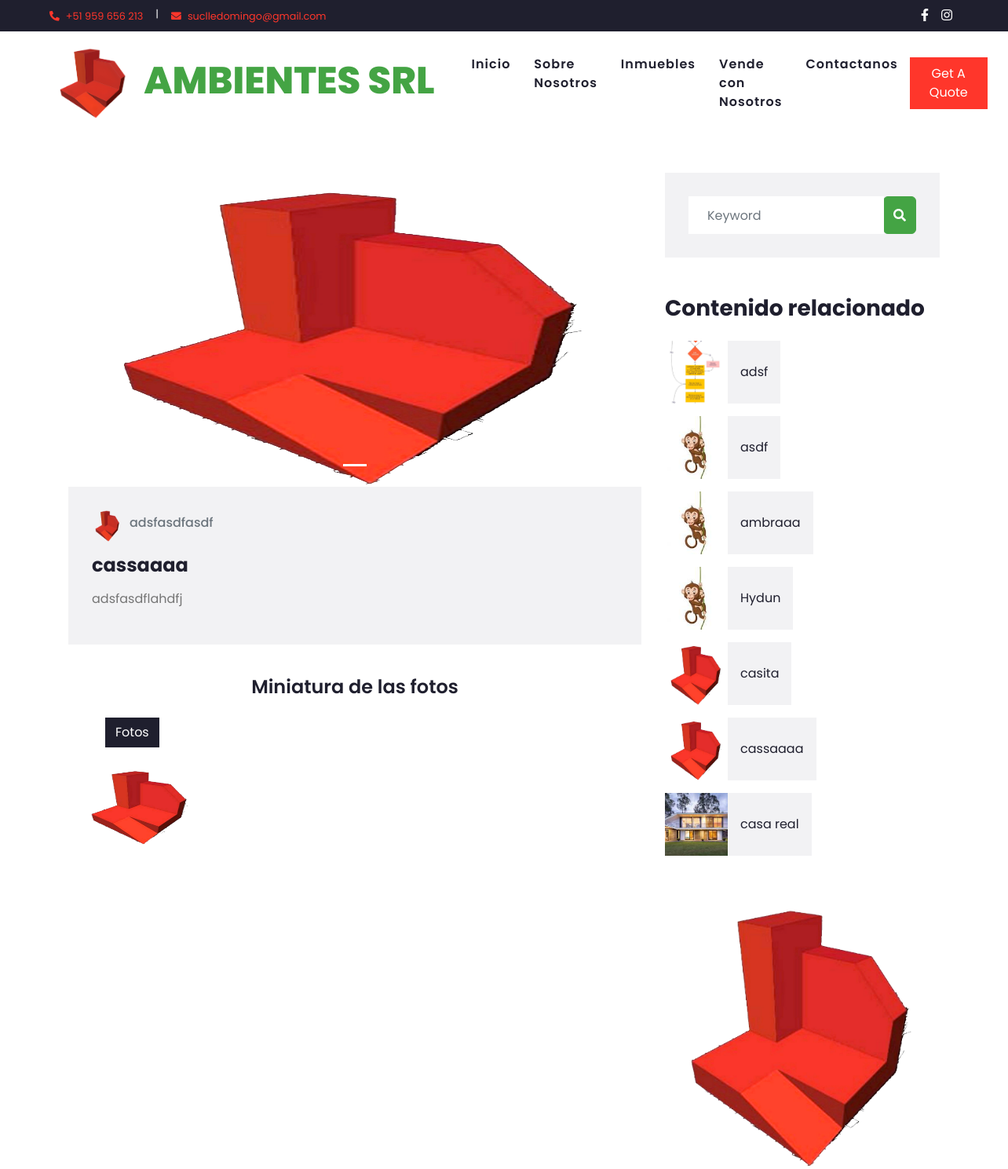
The page /post/6/ (upper part) on the database as committed earlier.
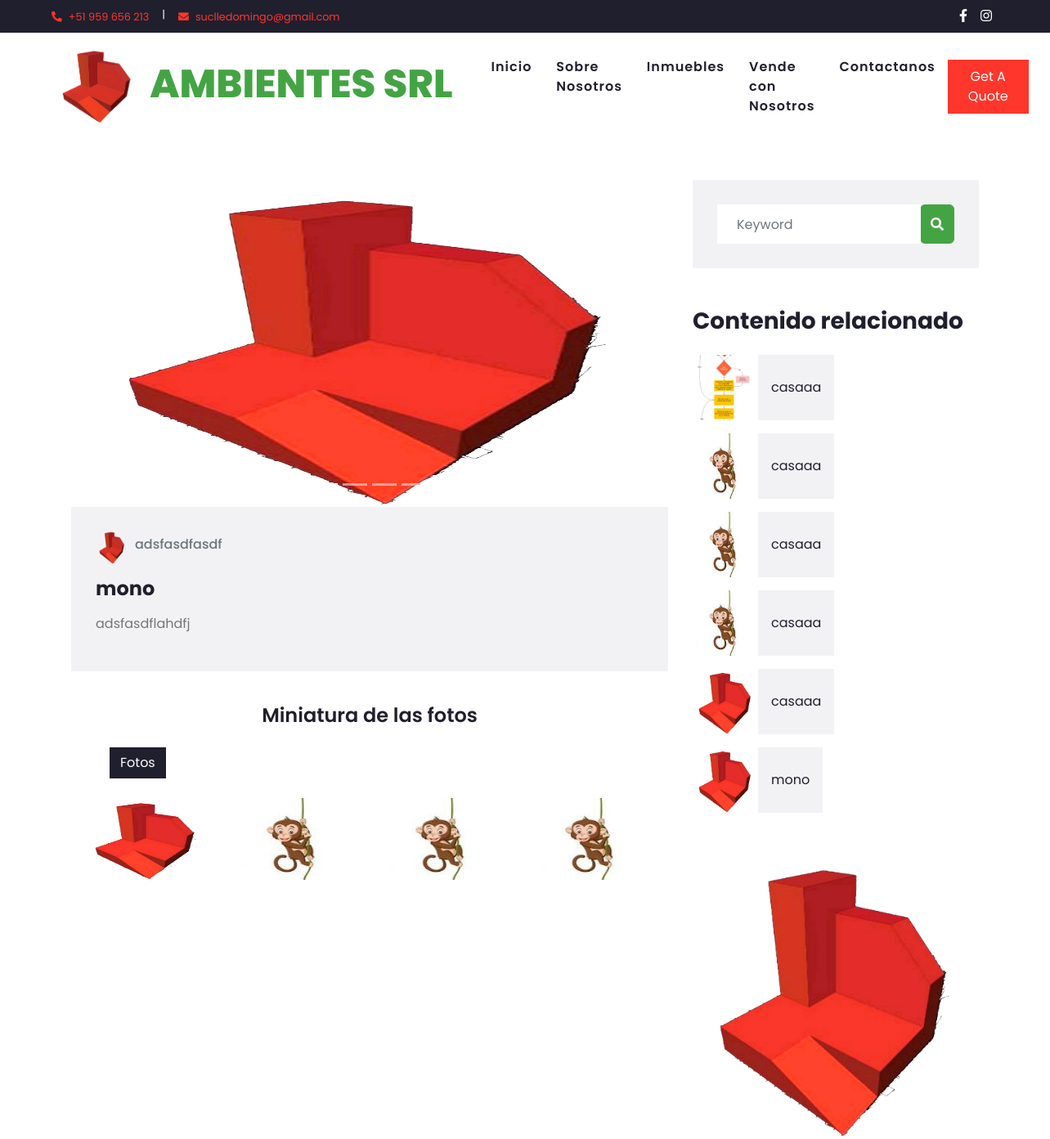
The same page on the database as committed later.
### blog/models.py (models this page shows, shortened)
class Post(models.Model):
  author = models.ForeignKey(settings.AUTH_USER_MODEL, on_delete=models.CASCADE)
  titulo = models.CharField(max_length=200)
  ubicacion = models.TextField()
  areatotal = models.IntegerField()
  areaconstruida = models.IntegerField()
  cantdedormitorios = models.IntegerField()
  cantdebaños = models.IntegerField()
  hayasensor = models.BooleanField()
  descuento = models.IntegerField(default = 0)
  descripcion = models.TextField()
  preciodolares = models.IntegerField(default = 0)
  listadeestados = [
    (1, "En construccion"),
    (2, "En planos"),
    (3, "Departamento"),
    (4, "Casa"),
    (5, "Terreno")
    ]
  estadodepredio = models.IntegerField(
    null=False,
    blank=False,
    choices=listadeestados,
    default=1
  )
  created_date = models.DateTimeField(default=timezone.now)
  published_date = models.DateTimeField(blank=True, null=True)
  imagenprincipal = models.ImageField(upload_to='images/', null = True, blank = False)
  imagensecundaria00 = models.ImageField(upload_to='images/', null = True, blank = True)
  imagensecundaria01 = models.ImageField(upload_to='images/', null = True, blank = True)
  imagensecundaria02 = models.ImageField(upload_to='images/', null = True, blank = True)
  imagensecundaria03 = models.ImageField(upload_to='images/', null = True, blank = True)
  imagensecundaria04 = models.ImageField(upload_to='images/', null = True, blank = True)
  imagensecundaria05 = models.ImageField(upload_to='images/', null = True, blank = True)
  imagensecundaria06 = models.ImageField(upload_to='images/', null = True, blank = True)
  imagensecundaria07 = models.ImageField(upload_to='images/', null = True, blank = True)
  imagensecundaria08 = models.ImageField(upload_to='images/', null = True, blank = True)
  imagensecundaria09 = models.ImageField(upload_to='images/', null = True, blank = True)
  imagensecundaria10 = models.ImageField(upload_to='images/', null = True, blank = True)
  imagensecundaria11 = models.ImageField(upload_to='images/', null = True, blank = True)

### blog/views.py (the view)
# urls.py: path('post/<int:pk>/', views.post_detail, name='post_detail'),
def post_detail (request, pk):
    post = get_object_or_404(Post, pk=pk)
    ubicaciondelpost = post.ubicacion
    estadodelpost = post.estadodepredio
    ubicaciondelpost = post.titulo
    print ("hay query")
    postsrelacionados = Post.objects.filter(
        Q(ubicacion__icontains = ubicaciondelpost) &
        Q(estadodepredio = estadodelpost)
    ).distinct()
    if (not postsrelacionados):
        postsrelacionados = Post.objects.filter(
            Q(ubicacion__icontains = ubicaciondelpost) |
            Q(estadodepredio = estadodelpost)
        ).distinct()
    return render(request, 'blog/post_detail.html', {'post': post, 'postsrelacionados': postsrelacionados})

### blog/templates/blog/post_detail.html (shortened to what the changed rows need)
{% extends 'blog/base.html' %}
{% load static %}
{% block content %}
    {% if not post %}
    <h1>Ups, Lo que has solicitado no existe</h1>
    {% else %}
    <div class="container py-5">
        <div class="row">
            <div class="col-lg-8">
                <div class="pb-3">
                    <div class="position-relative">
<div id="a{{ post.id }}" class="carousel slide" data-ride="carousel" data-interval="3000">
  <ol class="carousel-indicators">
{% if post.imagenprincipal %}
    <li data-target="#a{{ post.id }}" data-slide-to="0" class="active"></li>
        {% if post.imagensecundaria00 %}
            <li data-target="#a{{ post.id }}" data-slide-to="1"></li>
            {% if post.imagensecundaria01 %}
            <li data-target="#a{{ post.id }}" data-slide-to="2"></li>
                {% if post.imagensecundaria02 %}
            <li data-target="#a{{ post.id }}" data-slide-to="3"></li>
                {% endif %}
            {% endif %}
        {% endif %}
    {% endif %}
  </ol>
  <div class="carousel-inner">
    {% if post.imagenprincipal %}
        <div class="carousel-item active">
        <img class="d-block w-100 imagendecarrusel" src="{{ post.imagenprincipal.url }}" alt="First slide">
        </div>
    {% endif %}
  </div>
  <a class="carousel-control-prev" href="#a{{ post.id }}" role="button" data-slide="prev">
    <span class="carousel-control-prev-icon" aria-hidden="true"></span>
  </a>
  <a class="carousel-control-next" href="#a{{ post.id }}" role="button" data-slide="next">
    <span class="carousel-control-next-icon" aria-hidden="true"></span>
  </a>
</div>
                    </div>
                    <div class="bg-secondary mb-3" style="padding: 30px;">
                        <div class="d-flex mb-3">
                            <div class="d-flex align-items-center">
                                <img class="rounded-circle" style="width: 40px; height: 40px;" src="{% static 'img/Ambientes_en_barra_nav.png' %}" alt="Ambientes">
                                <h6 class="text-muted ml-2" href="">{{post.ubicacion}}</h6>
                            </div>
                        </div>
                        <h4 class="font-weight-bold mb-3">{{ post.titulo }}</h4>
                        <p>{{ post.descripcion|linebreaksbr }}</p>
                    </div>
                </div>
 <div class="container">
         <div class="row">
            <div class="col-lg-12 text-center my-2">
                <h4>Miniatura de las fotos</h4>
            </div>
         </div>
         <div class="portfolio-menu mt-2 mb-4">
            <ul>
               <li class="btn btn-outline-dark active" data-filter="*">Fotos</li>
            </ul>
         </div>
         <div class="portfolio-item row">
    {% if post.imagenprincipal %}
        <div class="item col-lg-3 col-md-4 col-6 col-sm">
            <img class="img-fluid miniatura" src="{{ post.imagenprincipal.url }}" alt="First slide">
        </div>
        {% if post.imagensecundaria00 %}
        <div class="item col-lg-3 col-md-4 col-6 col-sm">
            <img class="img-fluid miniatura" src="{{ post.imagensecundaria00.url }}" alt="First slide">
        </div>
            {% if post.imagensecundaria01 %}
        <div class="item col-lg-3 col-md-4 col-6 col-sm">
            <img class="img-fluid miniatura" src="{{ post.imagensecundaria00.url }}" alt="First slide">
        </div>
                {% if post.imagensecundaria02 %}
        <div class="item col-lg-3 col-md-4 col-6 col-sm">
            <img class="img-fluid miniatura" src="{{ post.imagensecundaria00.url }}" alt="First slide">
        </div>
                {% endif %}
            {% endif %}
        {% endif %}
    {% endif %}
         </div>
      </div>
            </div>
            <div class="col-lg-4 mt-5 mt-lg-0">
                <div class="mb-5">
                    <div class="bg-secondary" style="padding: 30px;">
                        <div class="input-group">
                            <input type="text" class="form-control border-0 p-4" placeholder="Keyword">
                            <div class="input-group-append">
                                <span class="input-group-text bg-primary border-primary text-white"><i
                                        class="fa fa-search"></i></span>
                            </div>
                        </div>
                    </div>
                </div>
                <div class="mb-5">
                    <h3 class="mb-4">Contenido relacionado</h3>
                    {% for postrel in postsrelacionados|slice:":8" %}
                        <div class="d-flex mb-3" style="width: 100%;">
                            <img class="img-fluid" src="{{ postrel.imagenprincipal.url }}" style="width: 80px; height: 80px; object-fit: cover;" alt="{{ postrel.titulo }}">
                            <a style="overflow:hidden; white-space:nowrap; text-overflow: ellipsis;"href="{% url 'post_detail' pk=postrel.pk %}" class="d-flex align-items-center bg-secondary text-dark text-decoration-none px-3" style="height: 80px;">
                                {{ postrel.titulo  }}
                            </a>
                        </div>
                    {% endfor %}
                </div>
                <div class="mb-5">
                    <img src=" {{ post.imagenprincipal.url }}" alt="" class="img-fluid">
                </div>
            </div>
        </div>
    </div>
    {% endif %}
{% endblock %}

Rows that differ between the two databases and show on the page:
no longer on this page (row edited): Post: imagenprincipal (picture), titulo "casa real"
changed Post "adsfasdfasdf": imagensecundaria00 empty → "images/mono_e3ppJau.jpeg" (drawn); titulo "cassaaaa" → "mono"; imagensecundaria00: picture added
changed Post (number 2 of 6 on the later page): titulo "adsf" → "casaaa"
changed Post (number 3 of 6 on the later page): titulo "asdf" → "casaaa"
changed Post (number 4 of 6 on the later page): titulo "ambraaa" → "casaaa"
changed Post (number 5 of 6 on the later page): titulo "Hydun" → "casaaa"
changed Post (number 6 of 6 on the later page): titulo "casita" → "casaaa"
